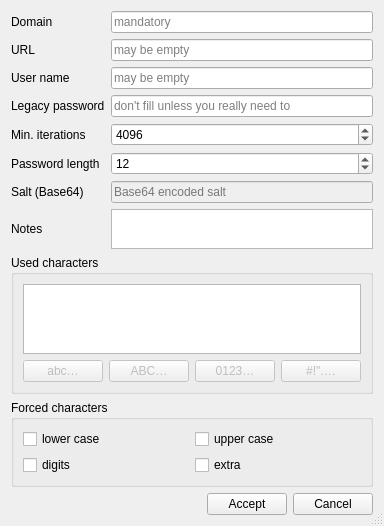
<?xml version="1.0" encoding="UTF-8"?>
<ui version="4.0">
 <class>NewDomainWizard</class>
 <widget class="QDialog" name="NewDomainWizard">
  <property name="windowModality">
   <enum>Qt::WindowModal</enum>
  </property>
  <property name="geometry">
   <rect>
    <x>0</x>
    <y>0</y>
    <width>358</width>
    <height>501</height>
   </rect>
  </property>
  <property name="windowTitle">
   <string>Create new domain</string>
  </property>
  <property name="sizeGripEnabled">
   <bool>true</bool>
  </property>
  <property name="modal">
   <bool>true</bool>
  </property>
  <layout class="QGridLayout" name="gridLayout_4">
   <item row="0" column="0">
    <layout class="QGridLayout" name="gridLayout_2">
     <item row="0" column="0">
      <widget class="QLabel" name="label">
       <property name="text">
        <string>Domain</string>
       </property>
      </widget>
     </item>
     <item row="7" column="0">
      <widget class="QLabel" name="label_2">
       <property name="text">
        <string>Notes</string>
       </property>
      </widget>
     </item>
     <item row="6" column="0">
      <widget class="QLabel" name="label_9">
       <property name="text">
        <string>Salt (Base64)</string>
       </property>
      </widget>
     </item>
     <item row="3" column="2">
      <widget class="QLineEdit" name="legacyPasswordLineEdit">
       <property name="text">
        <string/>
       </property>
       <property name="placeholderText">
        <string>don't fill unless you really need to</string>
       </property>
      </widget>
     </item>
     <item row="3" column="0">
      <widget class="QLabel" name="label_4">
       <property name="text">
        <string>Legacy password</string>
       </property>
      </widget>
     </item>
     <item row="9" column="2">
      <spacer name="verticalSpacer">
       <property name="orientation">
        <enum>Qt::Vertical</enum>
       </property>
       <property name="sizeHint" stdset="0">
        <size>
         <width>20</width>
         <height>40</height>
        </size>
       </property>
      </spacer>
     </item>
     <item row="6" column="2">
      <layout class="QHBoxLayout" name="horizontalLayout_2">
       <item>
        <widget class="QLineEdit" name="saltBase64LineEdit">
         <property name="enabled">
          <bool>false</bool>
         </property>
         <property name="readOnly">
          <bool>true</bool>
         </property>
         <property name="placeholderText">
          <string>Base64 encoded salt</string>
         </property>
        </widget>
       </item>
      </layout>
     </item>
     <item row="5" column="0">
      <widget class="QLabel" name="label_6">
       <property name="text">
        <string>Password length</string>
       </property>
      </widget>
     </item>
     <item row="0" column="2">
      <widget class="QLineEdit" name="domainLineEdit">
       <property name="minimumSize">
        <size>
         <width>128</width>
         <height>0</height>
        </size>
       </property>
       <property name="text">
        <string/>
       </property>
       <property name="placeholderText">
        <string>mandatory</string>
       </property>
      </widget>
     </item>
     <item row="5" column="2">
      <widget class="QSpinBox" name="passwordLengthSpinBox">
       <property name="minimum">
        <number>1</number>
       </property>
       <property name="value">
        <number>12</number>
       </property>
      </widget>
     </item>
     <item row="4" column="0">
      <widget class="QLabel" name="label_3">
       <property name="text">
        <string>Min. iterations</string>
       </property>
      </widget>
     </item>
     <item row="2" column="0">
      <widget class="QLabel" name="label_8">
       <property name="text">
        <string>User name</string>
       </property>
      </widget>
     </item>
     <item row="4" column="2">
      <widget class="QSpinBox" name="iterationsSpinBox">
       <property name="minimum">
        <number>1</number>
       </property>
       <property name="maximum">
        <number>16777216</number>
       </property>
       <property name="singleStep">
        <number>1</number>
       </property>
       <property name="value">
        <number>4096</number>
       </property>
      </widget>
     </item>
     <item row="7" column="2">
      <widget class="QPlainTextEdit" name="notesPlainTextEdit">
       <property name="sizePolicy">
        <sizepolicy hsizetype="Expanding" vsizetype="Preferred">
         <horstretch>0</horstretch>
         <verstretch>0</verstretch>
        </sizepolicy>
       </property>
       <property name="maximumSize">
        <size>
         <width>16777215</width>
         <height>40</height>
        </size>
       </property>
       <property name="plainText">
        <string/>
       </property>
       <property name="placeholderText">
        <string>optional</string>
       </property>
      </widget>
     </item>
     <item row="2" column="2">
      <widget class="QLineEdit" name="userLineEdit">
       <property name="placeholderText">
        <string>may be empty</string>
       </property>
      </widget>
     </item>
     <item row="1" column="0">
      <widget class="QLabel" name="label_5">
       <property name="text">
        <string>URL</string>
       </property>
      </widget>
     </item>
     <item row="1" column="2">
      <widget class="QLineEdit" name="urlLineEdit">
       <property name="text">
        <string/>
       </property>
       <property name="placeholderText">
        <string>may be empty</string>
       </property>
      </widget>
     </item>
    </layout>
   </item>
   <item row="1" column="0">
    <widget class="QGroupBox" name="groupBox">
     <property name="title">
      <string>Used characters</string>
     </property>
     <layout class="QGridLayout" name="gridLayout">
      <item row="3" column="0">
       <widget class="QPlainTextEdit" name="usedCharactersPlainTextEdit">
        <property name="sizePolicy">
         <sizepolicy hsizetype="Expanding" vsizetype="Preferred">
          <horstretch>0</horstretch>
          <verstretch>0</verstretch>
         </sizepolicy>
        </property>
        <property name="placeholderText">
         <string/>
        </property>
       </widget>
      </item>
      <item row="4" column="0">
       <layout class="QHBoxLayout" name="horizontalLayout_4">
        <property name="topMargin">
         <number>0</number>
        </property>
        <item>
         <widget class="QPushButton" name="lowercasePushButton">
          <property name="enabled">
           <bool>false</bool>
          </property>
          <property name="toolTip">
           <string>add lower case characters to character set</string>
          </property>
          <property name="text">
           <string>abc…</string>
          </property>
         </widget>
        </item>
        <item>
         <widget class="QPushButton" name="uppercasePushButton">
          <property name="enabled">
           <bool>false</bool>
          </property>
          <property name="toolTip">
           <string>add upper case characters to character set</string>
          </property>
          <property name="text">
           <string>ABC…</string>
          </property>
         </widget>
        </item>
        <item>
         <widget class="QPushButton" name="digitsPushButton">
          <property name="enabled">
           <bool>false</bool>
          </property>
          <property name="toolTip">
           <string>add digits to character set</string>
          </property>
          <property name="text">
           <string>0123…</string>
          </property>
         </widget>
        </item>
        <item>
         <widget class="QPushButton" name="extraPushButton">
          <property name="enabled">
           <bool>false</bool>
          </property>
          <property name="toolTip">
           <string>add some special characters to character set</string>
          </property>
          <property name="text">
           <string>#!&quot;.…</string>
          </property>
          <property name="checkable">
           <bool>false</bool>
          </property>
         </widget>
        </item>
       </layout>
      </item>
     </layout>
    </widget>
   </item>
   <item row="2" column="0">
    <widget class="QGroupBox" name="groupBox_2">
     <property name="title">
      <string>Forced characters</string>
     </property>
     <layout class="QGridLayout" name="gridLayout_3">
      <item row="1" column="0">
       <widget class="QCheckBox" name="forceDigitsCheckBox">
        <property name="enabled">
         <bool>true</bool>
        </property>
        <property name="text">
         <string>digits</string>
        </property>
        <property name="checked">
         <bool>false</bool>
        </property>
       </widget>
      </item>
      <item row="0" column="0">
       <widget class="QCheckBox" name="forceLowerCaseCheckBox">
        <property name="enabled">
         <bool>true</bool>
        </property>
        <property name="text">
         <string>lower case</string>
        </property>
        <property name="checked">
         <bool>false</bool>
        </property>
       </widget>
      </item>
      <item row="0" column="1">
       <widget class="QCheckBox" name="forceUpperCaseCheckBox">
        <property name="enabled">
         <bool>true</bool>
        </property>
        <property name="text">
         <string>upper case</string>
        </property>
        <property name="checked">
         <bool>false</bool>
        </property>
       </widget>
      </item>
      <item row="1" column="1">
       <widget class="QCheckBox" name="forceExtraCheckBox">
        <property name="enabled">
         <bool>true</bool>
        </property>
        <property name="text">
         <string>extra</string>
        </property>
        <property name="checked">
         <bool>false</bool>
        </property>
       </widget>
      </item>
     </layout>
    </widget>
   </item>
   <item row="3" column="0">
    <layout class="QHBoxLayout" name="horizontalLayout">
     <item>
      <spacer name="horizontalSpacer">
       <property name="orientation">
        <enum>Qt::Horizontal</enum>
       </property>
       <property name="sizeHint" stdset="0">
        <size>
         <width>40</width>
         <height>20</height>
        </size>
       </property>
      </spacer>
     </item>
     <item>
      <widget class="QPushButton" name="addPushButton">
       <property name="text">
        <string>Accept</string>
       </property>
      </widget>
     </item>
     <item>
      <widget class="QPushButton" name="cancelPushButton">
       <property name="text">
        <string>Cancel</string>
       </property>
      </widget>
     </item>
    </layout>
   </item>
  </layout>
 </widget>
 <tabstops>
  <tabstop>domainLineEdit</tabstop>
  <tabstop>userLineEdit</tabstop>
  <tabstop>legacyPasswordLineEdit</tabstop>
  <tabstop>iterationsSpinBox</tabstop>
  <tabstop>passwordLengthSpinBox</tabstop>
  <tabstop>notesPlainTextEdit</tabstop>
  <tabstop>usedCharactersPlainTextEdit</tabstop>
  <tabstop>forceLowerCaseCheckBox</tabstop>
  <tabstop>addPushButton</tabstop>
  <tabstop>cancelPushButton</tabstop>
  <tabstop>extraPushButton</tabstop>
  <tabstop>saltBase64LineEdit</tabstop>
  <tabstop>digitsPushButton</tabstop>
  <tabstop>lowercasePushButton</tabstop>
  <tabstop>uppercasePushButton</tabstop>
 </tabstops>
 <resources/>
 <connections/>
</ui>
